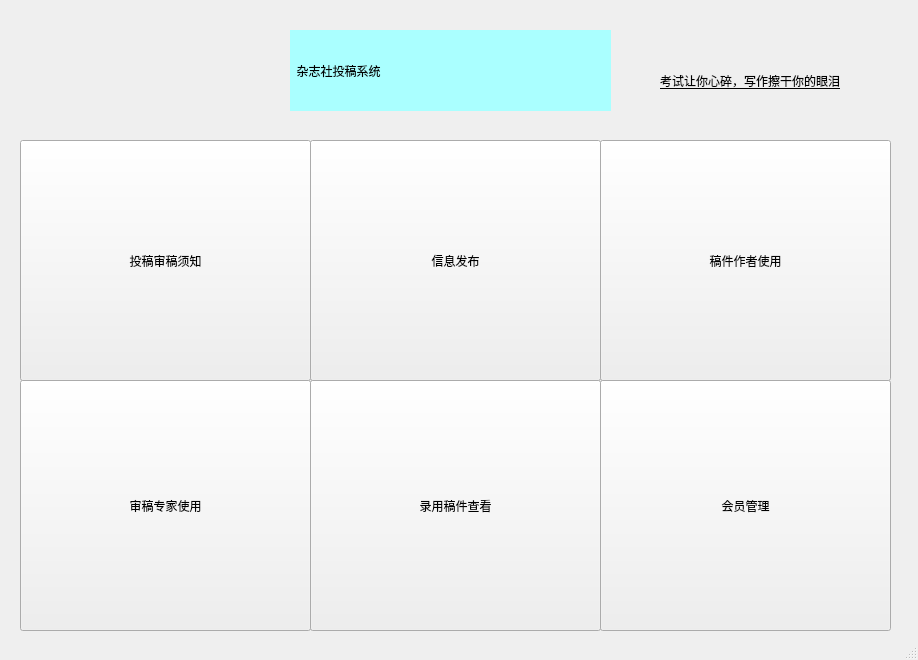
<?xml version="1.0" encoding="UTF-8"?>
<ui version="4.0">
 <class>MainWidgetClass</class>
 <widget class="QMainWindow" name="MainWidgetClass">
  <property name="geometry">
   <rect>
    <x>0</x>
    <y>0</y>
    <width>918</width>
    <height>660</height>
   </rect>
  </property>
  <property name="windowTitle">
   <string>MainWidget</string>
  </property>
  <widget class="QWidget" name="centralWidget">
   <widget class="QPushButton" name="btn_1">
    <property name="geometry">
     <rect>
      <x>20</x>
      <y>140</y>
      <width>291</width>
      <height>241</height>
     </rect>
    </property>
    <property name="styleSheet">
     <string notr="true">font: 20pt &quot;Arial&quot;;
</string>
    </property>
    <property name="text">
     <string>投稿审稿须知</string>
    </property>
   </widget>
   <widget class="QPushButton" name="btn_4">
    <property name="geometry">
     <rect>
      <x>20</x>
      <y>380</y>
      <width>291</width>
      <height>251</height>
     </rect>
    </property>
    <property name="styleSheet">
     <string notr="true">font: 20pt &quot;Arial&quot;;</string>
    </property>
    <property name="text">
     <string>审稿专家使用</string>
    </property>
   </widget>
   <widget class="QPushButton" name="btn_5">
    <property name="geometry">
     <rect>
      <x>310</x>
      <y>380</y>
      <width>291</width>
      <height>251</height>
     </rect>
    </property>
    <property name="styleSheet">
     <string notr="true">font: 20pt &quot;Arial&quot;;</string>
    </property>
    <property name="text">
     <string>录用稿件查看</string>
    </property>
   </widget>
   <widget class="QPushButton" name="btn_2">
    <property name="geometry">
     <rect>
      <x>310</x>
      <y>140</y>
      <width>291</width>
      <height>241</height>
     </rect>
    </property>
    <property name="styleSheet">
     <string notr="true">font: 20pt &quot;Arial&quot;;</string>
    </property>
    <property name="text">
     <string>信息发布</string>
    </property>
   </widget>
   <widget class="QPushButton" name="btn_6">
    <property name="geometry">
     <rect>
      <x>600</x>
      <y>380</y>
      <width>291</width>
      <height>251</height>
     </rect>
    </property>
    <property name="styleSheet">
     <string notr="true">font: 20pt &quot;Arial&quot;;</string>
    </property>
    <property name="text">
     <string>会员管理</string>
    </property>
   </widget>
   <widget class="QPushButton" name="btn_3">
    <property name="geometry">
     <rect>
      <x>600</x>
      <y>140</y>
      <width>291</width>
      <height>241</height>
     </rect>
    </property>
    <property name="styleSheet">
     <string notr="true">font: 20pt &quot;Arial&quot;;</string>
    </property>
    <property name="text">
     <string>稿件作者使用</string>
    </property>
   </widget>
   <widget class="QLabel" name="label">
    <property name="geometry">
     <rect>
      <x>290</x>
      <y>30</y>
      <width>321</width>
      <height>81</height>
     </rect>
    </property>
    <property name="styleSheet">
     <string notr="true">background-color: rgb(170, 255, 255);
font: 24pt &quot;Arial&quot;;</string>
    </property>
    <property name="text">
     <string>  杂志社投稿系统</string>
    </property>
   </widget>
   <widget class="QLabel" name="label_2">
    <property name="geometry">
     <rect>
      <x>660</x>
      <y>60</y>
      <width>241</width>
      <height>41</height>
     </rect>
    </property>
    <property name="styleSheet">
     <string notr="true">font: 87 9pt &quot;Arial&quot;;
text-decoration: underline;</string>
    </property>
    <property name="text">
     <string>考试让你心碎，写作擦干你的眼泪</string>
    </property>
   </widget>
   <widget class="QLabel" name="label_3">
    <property name="geometry">
     <rect>
      <x>80</x>
      <y>30</y>
      <width>121</width>
      <height>81</height>
     </rect>
    </property>
    <property name="styleSheet">
     <string notr="true">background-image: url(:/MainWidget/xh.jpg);
</string>
    </property>
    <property name="text">
     <string/>
    </property>
   </widget>
  </widget>
  <widget class="QStatusBar" name="statusBar"/>
 </widget>
 <layoutdefault spacing="6" margin="11"/>
 <resources>
  <include location="MainWidget.qrc"/>
 </resources>
 <connections/>
</ui>
